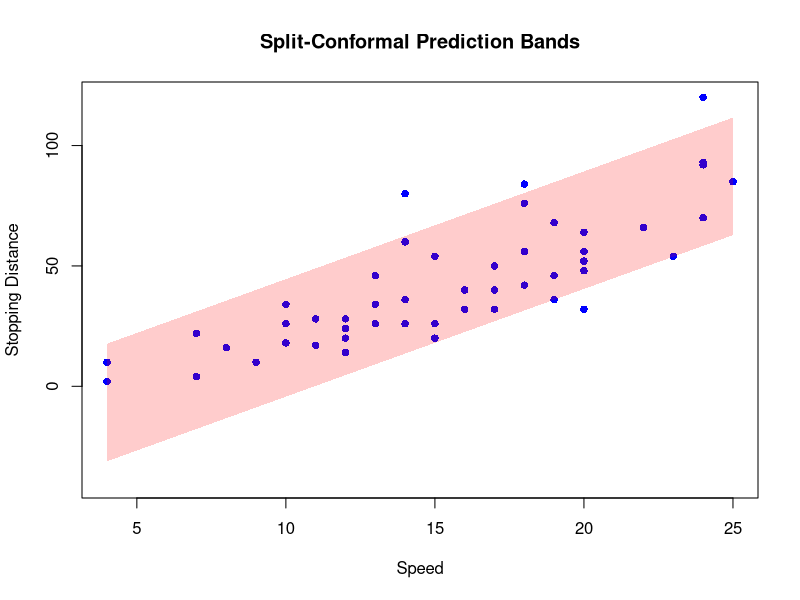
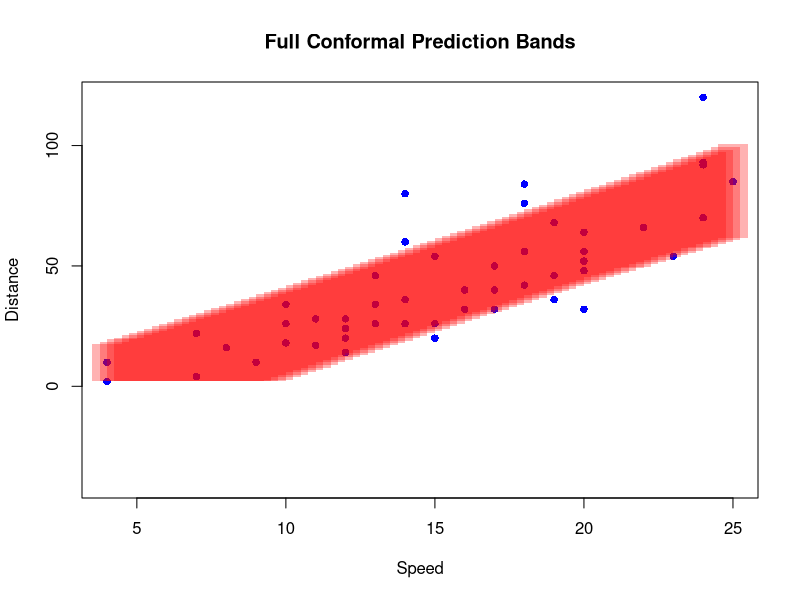
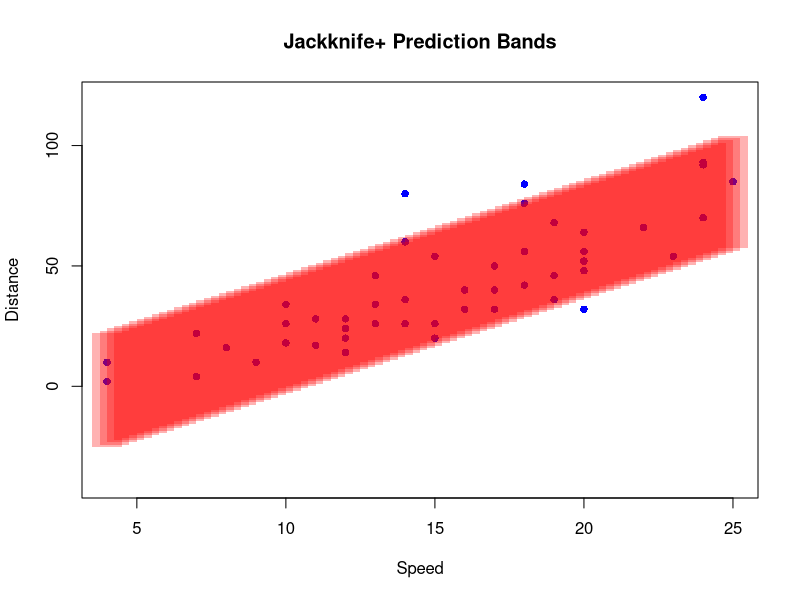

Recreate these plots in R, in order. (Note: a time limit stopped this script after it produced the figures.)
## ---- chunk 1
library(datasets)
data(cars)
head(cars)
## ---- chunk 2
#start with split conformal
#create function that takes in dataset with a single feature and response, both of one variable
#for a chosen alpha level, function performs split-conformal prediction with training and calibration data split evenly at random.
lm_split_conformal<-function(data, alpha){
  pred<-data[,1]
  resp<-data[,2]
  
n<-length(pred)
if (n!=length(resp)){
  return("must have balanced data set")
}
else if(n==length(pred)){
  #set seed for consistency
set.seed(1)
#randomly sort list 1,2,...,n
permuted_list<-sample(c(1:n), replace = F)
#create training data(D_1) and calibration data(D_2)
d_1<-permuted_list[1:(n/2)]
d_2<-permuted_list[((n/2)+1):n]
D_1<-data[d_1,]
D_2<-data[d_2,]
#compute cardinality of each
n_1<-length(D_1[,1])
n_2<-length(D_2[,1])
#train model on training set
  train_pred<-D_1[,1]
  train_resp<-D_1[,2]
  model<-lm(formula= train_resp ~ train_pred, data=D_1)
  #construct point predictor function
f_hat<-function(x){as.numeric(model$coefficients[1])+x*as.numeric(model$coefficients[2])}
#get residuals
R<-abs(D_2[,2]-f_hat(D_2[,1]))
#compute adjusted quantile level
k<-ceiling((1-alpha)*(n_2+1))/n_2
q_hat<-quantile(R, probs = k)
# Prepare prediction data
pred_data <- data.frame(pred=seq(min(pred), max(pred), length.out = n*2))
#put predicted value in second column
pred_data[,2]<- f_hat(pred_data[,1])
# Calculate the upper and lower bounds using q_hat
pred_data$lower_bound <- pred_data[,2] - q_hat
pred_data$upper_bound <- pred_data[,2] + q_hat
return(pred_data)
}
}
## ---- chunk 3
# Run the lm_split_conformal function on the cars dataset
alpha <- 0.1
pred_data <- lm_split_conformal(cars, alpha)

# Plot the observed data points
plot(cars$speed, cars$dist, ylim=c(-40,120), pch = 16, col = "blue",
     xlab = "Speed", ylab = "Stopping Distance", 
     main = "Split-Conformal Prediction Bands")


# Add the prediction bands using the polygon function for shading
polygon(c(pred_data$pred, rev(pred_data$pred)),
        c(pred_data$upper_bound, rev(pred_data$lower_bound)),
        col = rgb(1, 0, 0, alpha = 0.2), border = NA)
#add reg line maybe?
## ---- chunk 4
#now do full conformal
n<-length(cars$speed)
#error level
alpha<-0.2
range(cars[,1])
range(cars[,2])
xrange<-seq(4,25, by=.25)
yrange<-seq(2,120, by=.25)
# Data frame to store prediction intervals
pred_intervals <- data.frame(speed = rep(NA, length(xrange)), 
                              lower = rep(NA, length(xrange)), 
                              upper = rep(NA, length(xrange)))

for (x in xrange){
    accepted_y <- c()
  #loop through descritized set of response values(y-range)
  for (i in 1:length(yrange)){
    y<-yrange[i]
  #add test point to data set
new_row <- data.frame(speed = x, dist = y)
augmented.cars <- rbind(cars, new_row)
#fit model with added test point
model<-lm(formula= dist ~ speed, data=augmented.cars)
f_hat<-function(t){as.numeric(model$coefficients[1])+t*as.numeric(model$coefficients[2])} 
#calculate residuals
R_i<-abs(cars$dist-f_hat(cars$speed))
R_test<-abs(y-f_hat(x))
#compute adjusted quantile level
k<-ceiling((1-alpha)*(n+1))/n
q_hat<-quantile(R_i, probs = k)
if (R_test <= q_hat){
  accepted_y <- c(accepted_y, y)
  
}
 # Store the lower and upper bounds of the accepted y values
  if (length(accepted_y) > 0) {
    pred_intervals[which(xrange == x), ] <- c(x, min(accepted_y), max(accepted_y))
  } else {
    pred_intervals[which(xrange == x), ] <- c(x, NA, NA)  # No valid predictions
  }
 }
}
## ---- chunk 5
pred_intervals
# Base R plotting
plot(cars$speed, cars$dist, pch = 16, col = 'blue', 
     xlab = "Speed", ylab = "Distance", main = "Full Conformal Prediction Bands", ylim = c(-40,120))

# Add prediction intervals as polygons
for (i in 1:nrow(pred_intervals)) {
  x_val <- pred_intervals$speed[i]
  lower <- pred_intervals$lower[i]
  upper <- pred_intervals$upper[i]
  
  if (!is.na(lower) && !is.na(upper)) {
    polygon(c(x_val - 0.5, x_val - 0.5, x_val + 0.5, x_val + 0.5), 
            c(lower, upper, upper, lower), col = rgb(1, 0, 0, alpha = 0.3), border = NA)
  }
}
#very similar to split conformal in this case, however the choice of x-grid and y-grid affect the bands, here by limiting the lower bound to be greater than/equal to the minimum of the response
## ---- chunk 6
#Version using the jackknife+
#create quantile functions
q_hat_minus<-function(n,alpha,R){
    k<-floor((alpha)*(n+1))/n
  q<-quantile(R, probs = k)
  return(q)
}
q_hat_plus<-function(n,alpha,R){
  k<-ceiling((1-alpha)*(n+1))/n
  q<-quantile(R, probs = k)
  return(q)
}
#Create function that trains model without the i-th data point and gives prediction at x
mu_lessi<-function(data,i,n,x){
  if(i %in% c(1:n)){
    loo_data<-data[-i,]
   model<-lm(formula= dist ~ speed, data=loo_data)
   mu_hat_x<-as.numeric(model$coefficients[1])+as.numeric(model$coefficients[2])*x
   mu_hat_x
  }
  else{
    print("i must be in the range of [n]")
  }
}
#create function to calculate leave-one-out residual
R_Loo<-function(data,i,n){
  Y<-data[i,2]
  X<-data[i,1]
 mu_hat_X<-mu_lessi(data,i,n,X)
  abs(Y-mu_hat_X)
}
## ---- chunk 7
jackknife_plus_predict<-function(x,n,alpha,data){
  Vplus<-rep(NA,n)
  Vminus<-rep(NA,n)
  for (i in 1:n){
Vplus[i]<-(mu_lessi(data,i,n,x)+R_Loo(data,i,n))
Vminus[i]<-(mu_lessi(data,i,n,x)-R_Loo(data,i,n))
  }
  #get quantiles
upper<-q_hat_plus(n,alpha,Vplus)  
lower<-q_hat_minus(n,alpha,Vminus) 
return(c(lower,upper))
}
#define xgrid
xrange<-seq(4,25, by=.25)
alpha<-0.1
for (i in 1:length(xrange)) {
  x <- xrange[i]
  intervals <- jackknife_plus_predict(x, n, alpha, cars)
  pred_intervals[i, ] <- c(x, intervals[1], intervals[2])
}
## ---- chunk 8
# Plot the results
plot(cars$speed, cars$dist, pch = 16, col = 'blue', 
     xlab = "Speed", ylab = "Distance", main = "Jackknife+ Prediction Bands", ylim = c(-40,120))

# Add prediction intervals as polygons
for (i in 1:nrow(pred_intervals)) {
  x_val <- pred_intervals$speed[i]
  lower <- pred_intervals$lower[i]
  upper <- pred_intervals$upper[i]
  
  if (!is.na(lower) && !is.na(upper)) {
    polygon(c(x_val - 0.5, x_val - 0.5, x_val + 0.5, x_val + 0.5), 
            c(lower, upper, upper, lower), col = rgb(1, 0, 0, alpha = 0.3), border = NA)
  }
}
## ---- chunk 9
#compare training costs for the 3 methods
system.time(lm_split_conformal(cars, 0.1))#split conformal
system.time(for (i in 1:length(xrange)) {
  x <- xrange[i]
  intervals <- jackknife_plus_predict(x, n, alpha, cars)
  pred_intervals[i, ] <- c(x, intervals[1], intervals[2])
})#Jackknife+
system.time(for (x in xrange){
    accepted_y <- c()
  #loop through descritized set of response values(y-range)
  for (i in 1:length(yrange)){
    y<-yrange[i]
  #add test point to data set
new_row <- data.frame(speed = x, dist = y)
augmented.cars <- rbind(cars, new_row)
#fit model with added test point
model<-lm(formula= dist ~ speed, data=augmented.cars)
f_hat<-function(t){as.numeric(model$coefficients[1])+t*as.numeric(model$coefficients[2])} 
#calculate residuals
R_i<-abs(cars$dist-f_hat(cars$speed))
R_test<-abs(y-f_hat(x))
#compute adjusted quantile level
k<-ceiling((1-alpha)*(n+1))/n
q_hat<-quantile(R_i, probs = k)
if (R_test <= q_hat){
  accepted_y <- c(accepted_y, y)
  
}
 # Store the lower and upper bounds of the accepted y values
  if (length(accepted_y) > 0) {
    pred_intervals[which(xrange == x), ] <- c(x, min(accepted_y), max(accepted_y))
  } else {
    pred_intervals[which(xrange == x), ] <- c(x, NA, NA)  # No valid predictions
  }
 }
})#full conformal
## ---- chunk 10
# Set a random seed 
set.seed(42)

# Parameters
n <- 300  # Number of data points
X <- seq(0, 10, length.out = n)  # Independent variable

# Create a true relationship with some noise
true_slope <- 2
true_intercept <- 5

# Generate heteroskedastic noise
# The noise increases with X
noise <- rnorm(n, mean = 0, sd = 0.5 * X)  

# Generate the dependent variable Y
Y <- true_intercept + true_slope * X + noise

# Plotting the data
plot(X, Y, pch = 19, col = alpha("blue", 0.6), main = "Heteroskedastic Data for SLR",
     xlab = "X", ylab = "Y")
abline(true_intercept, true_slope, col = "red", lwd = 2)  # Add true relationship line
grid()
#create data frame
var_data<-data.frame(X,Y)
## ---- chunk 11
# Run the lm_split_conformal function on the cars dataset
alpha <- 0.1
var_pred_data <- lm_split_conformal(var_data, alpha)

# Plot the observed data points
plot(var_data[,1], var_data[,2], pch = 16, col = "blue",
     xlab = "x", ylab = "y", 
     main = "Split-Conformal Prediction Bands")


# Add the prediction bands using the polygon function for shading
polygon(c(var_pred_data$pred, rev(var_pred_data$pred)),
        c(var_pred_data$upper_bound, rev(var_pred_data$lower_bound)),
        col = rgb(1, 0, 0, alpha = 0.2), border = NA)
